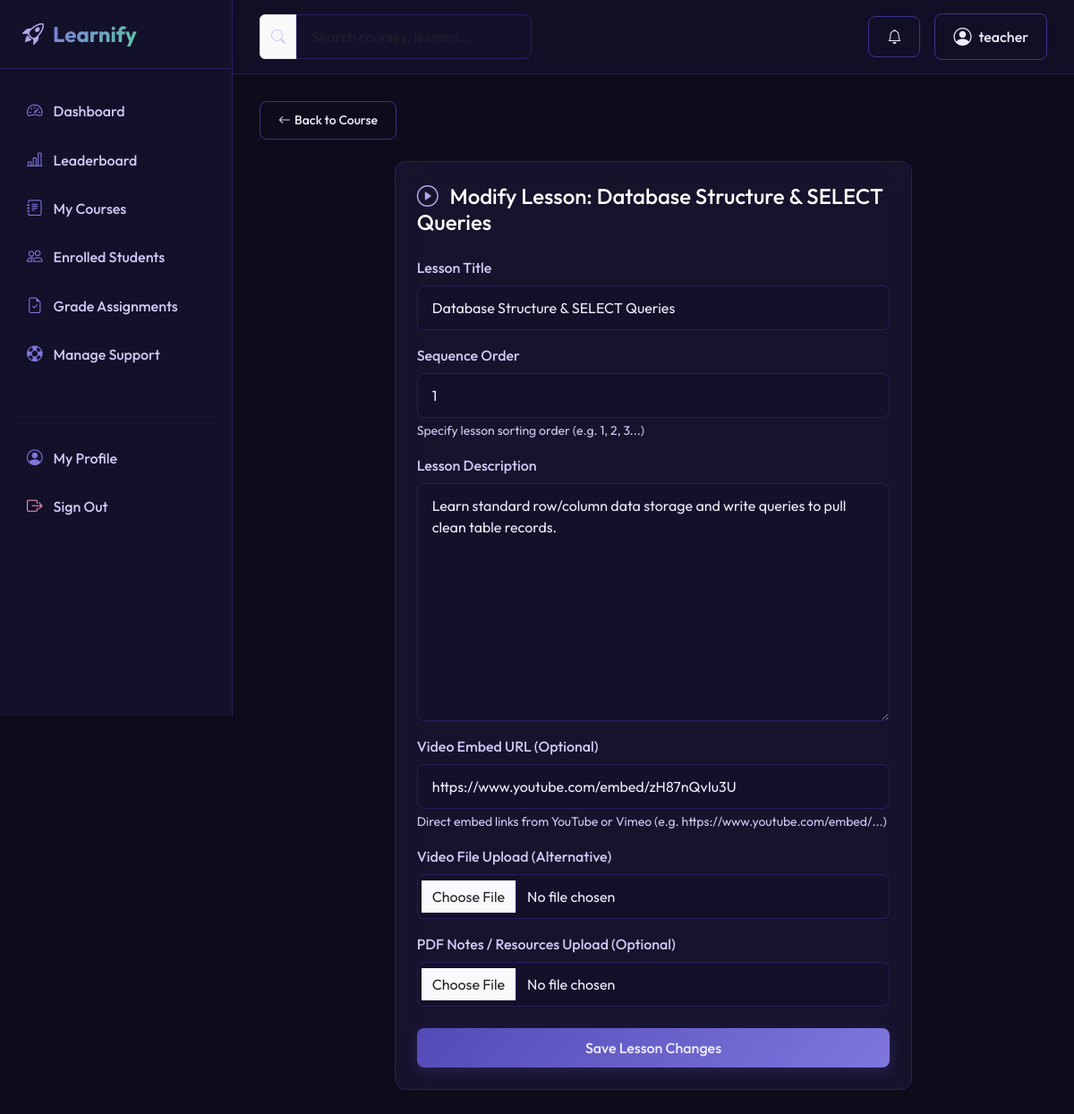
The app's page /courses/instructor/lesson/17/edit/ (signed in) with its own data.
### apps/accounts/models.py (models this page shows, shortened)
class User(AbstractUser):
    ROLE_CHOICES = (
        ('student', 'Student'),
        ('instructor', 'Instructor'),
        ('admin', 'Admin'),
    )
    role = models.CharField(max_length=15, choices=ROLE_CHOICES, default='student')
    profile_picture = models.ImageField(upload_to='profile_pictures/', blank=True, null=True)
    bio = models.TextField(blank=True, null=True)

### apps/courses/models.py (models this page shows, shortened)
class Lesson(models.Model):
    course = models.ForeignKey(Course, on_delete=models.CASCADE, related_name='lessons')
    title = models.CharField(max_length=200)
    description = models.TextField()
    video_file = models.FileField(upload_to='lessons/videos/', blank=True, null=True)
    video_url = models.URLField(blank=True, null=True, help_text="Embed link (e.g. Youtube/Vimeo)")
    pdf_notes = models.FileField(upload_to='lessons/notes/', blank=True, null=True)
    order = models.PositiveIntegerField(default=0)
    class Meta:
        ordering = ['order', 'id']

### apps/courses/views.py (the view, shortened to what this page needs)
# urls.py: path('instructor/lesson/<int:pk>/edit/', views.LessonUpdateView.as_view(), name='lesson_edit'),
class LessonUpdateView(ApprovedInstructorRequiredMixin, UpdateView):
    model = Lesson
    form_class = LessonForm
    template_name = 'courses/lesson_form.html'
    def get_queryset(self):
        return Lesson.objects.filter(course__instructor=self.request.user.instructor_profile)
    def get_context_data(self, **kwargs):
        context = super().get_context_data(**kwargs)
        context['course'] = self.get_object().course
        return context

### apps/courses/forms.py
class LessonForm(forms.ModelForm):
    class Meta:
        model = Lesson
        fields = ('title', 'description', 'video_file', 'video_url', 'pdf_notes', 'order')
    def __init__(self, *args, **kwargs):
        super().__init__(*args, **kwargs)
        for field in self.fields:
            self.fields[field].widget.attrs.update({'class': 'form-control'})

### apps/accounts/views.py (called while the page is built)
    def test_func(self):
        user = self.request.user
        return (user.role == 'instructor' and
                hasattr(user, 'instructor_profile') and
                user.instructor_profile.is_approved) or user.is_superuser

### apps/notifications/context_processors.py (called while the page is built)
def unread_notifications(request):
    if request.user.is_authenticated:
        unread = Notification.objects.filter(user=request.user, is_read=False)
        return {
            'unread_notifications': unread,
            'unread_notifications_count': unread.count()
        }
    return {
        'unread_notifications': [],
        'unread_notifications_count': 0
    }

### templates/courses/lesson_form.html (shortened to what this page needs)
{% extends 'base.html' %}
{% block content %}
<div class="container-fluid px-0">
    <a href="{% url 'courses:course_detail' course.slug %}" class="btn btn-outline-premium btn-sm mb-4">
        <i class="bi bi-arrow-left me-1"></i>Back to Course
    </a>
    <div class="row justify-content-center">
        <div class="col-lg-8">
            <div class="card glass-card p-4">
                <h4 class="text-white mb-4">
                    <i class="bi bi-play-circle text-purple me-2"></i>
                    {% if object %}Modify Lesson: {{ object.title }}{% else %}Add New Lesson to Syllabus{% endif %}
                </h4>
                <form method="post" enctype="multipart/form-data">
                    <div class="mb-3">
                        <label for="id_title" class="form-label">Lesson Title</label>
                        {{ form.title }}
                    </div>
                    <div class="mb-3">
                        <label for="id_order" class="form-label">Sequence Order</label>
                        {{ form.order }}
                        <small class="text-muted d-block mt-1">Specify lesson sorting order (e.g. 1, 2, 3...)</small>
                    </div>
                    <div class="mb-3">
                        <label for="id_description" class="form-label">Lesson Description</label>
                        {{ form.description }}
                    </div>
                    <div class="mb-3">
                        <label for="id_video_url" class="form-label">Video Embed URL (Optional)</label>
                        {{ form.video_url }}
                        <small class="text-muted d-block mt-1">Direct embed links from YouTube or Vimeo (e.g. https://www.youtube.com/embed/...) </small>
                    </div>
                    <div class="mb-3">
                        <label for="id_video_file" class="form-label">Video File Upload (Alternative)</label>
                        {{ form.video_file }}
                    </div>
                    <div class="mb-4">
                        <label for="id_pdf_notes" class="form-label">PDF Notes / Resources Upload (Optional)</label>
                        {{ form.pdf_notes }}
                    </div>
                    <button type="submit" class="btn btn-premium w-100">
                        {% if object %}Save Lesson Changes{% else %}Add Lesson to Syllabus{% endif %}
                    </button>
                </form>
            </div>
        </div>
    </div>
</div>
{% endblock %}

### templates/navbar.html (shortened to what this page needs)
{% load static %}
<header class="top-navbar d-flex align-items-center justify-content-between">
    <div class="d-flex align-items-center gap-3">
        <form class="d-none d-md-flex align-items-center" action="{% url 'courses:course_list' %}" method="get">
            <div class="input-group">
                <span class="input-group-text bg-sidebar border-default text-muted">
                    <i class="bi bi-search"></i>
                </span>
                <input type="text" name="search" class="form-control bg-sidebar border-default text-primary" placeholder="Search courses, lessons..." value="{{ request.GET.search|default:'' }}">
            </div>
        </form>
    </div>
    <div class="d-flex align-items-center gap-3">
        {% if user.is_authenticated %}
            <div class="dropdown">
                <button class="btn btn-outline-premium position-relative" type="button" id="notifDropdown" data-bs-toggle="dropdown" aria-expanded="false">
                    <i class="bi bi-bell"></i>
                </button>
            </div>
            <div class="dropdown">
                <button class="btn btn-outline-premium d-flex align-items-center gap-2" type="button" id="profileDropdown" data-bs-toggle="dropdown" aria-expanded="false">
                    {% if user.profile_picture %}
                        <img src="{{ user.profile_picture.url }}" alt="Profile" class="rounded-circle" style="width: 28px; height: 28px; object-fit: cover;">
                    {% else %}
                        <i class="bi bi-person-circle fs-5"></i>
                    {% endif %}
                    <span class="d-none d-sm-inline">{{ user.username }}</span>
                </button>
            </div>
        {% else %}
            <a href="{% url 'accounts:login' %}" class="btn btn-outline-premium">Sign In</a>
            <a href="{% url 'accounts:register' %}" class="btn btn-premium">Get Started</a>
        {% endif %}
    </div>
</header>

### static/css/style.css (style rules this page uses)
:root { --bg-page: #0e0c1a; --bg-sidebar: #13102a; --bg-card: #1c1836; --border-default: #26215c; --border-strong: #3c3489; --text-primary: #eeedfe; --text-secondary: #cecbf6; --text-muted: #534ab7; --purple-main: #534ab7; --purple-accent: #7f77dd; --purple-soft: #afa9ec; --teal-bg: #04342c; --teal-border: #0f6e56; --teal-main: #5dcaa5; --teal-light: #9fe1cb; --amber-bg: #412402; --amber-border: #854f0b; --amber-main: #ef9f27; --amber-light: #fac775; --pink-bg: #4b1528; --pink-border: #993556; --pink-main: #ed93b1; --pink-light: #f4c0d1; --transition-speed: 0.3s; }
body { background-color: var(--bg-page); color: var(--text-primary); font-family: 'Outfit', sans-serif; overflow-x: hidden; }
a { color: var(--purple-soft); text-decoration: none; transition: color var(--transition-speed) ease; }
.top-navbar { background: rgba(19, 16, 42, 0.85); backdrop-filter: blur(12px); -webkit-backdrop-filter: blur(12px); border-bottom: 1px solid var(--border-default); position: sticky; top: 0; z-index: 998; padding: 15px 30px; }
.glass-card { background: rgba(28, 24, 54, 0.65); backdrop-filter: blur(16px); -webkit-backdrop-filter: blur(16px); border: 1px solid var(--border-default); border-radius: 12px; color: var(--text-primary); transition: transform var(--transition-speed) ease, border-color var(--transition-speed) ease, box-shadow var(--transition-speed) ease; }
.text-purple { color: var(--purple-soft) !important; }
.btn-premium { background: linear-gradient(135deg, var(--purple-main), var(--purple-accent)); border: none; color: var(--text-primary); font-weight: 500; padding: 10px 20px; border-radius: 8px; box-shadow: 0 4px 15px rgba(83, 74, 183, 0.3); transition: all var(--transition-speed) ease; }
.btn-outline-premium { background: transparent; border: 1px solid var(--border-strong); color: var(--text-primary); font-weight: 500; padding: 10px 20px; border-radius: 8px; transition: all var(--transition-speed) ease; }
.form-control, .form-select { background-color: #13102a; border: 1px solid var(--border-default); color: var(--text-primary); border-radius: 8px; padding: 12px 16px; transition: border-color var(--transition-speed) ease, box-shadow var(--transition-speed) ease; }
.form-label { color: var(--text-secondary); font-weight: 500; margin-bottom: 8px; }
.text-muted { color: var(--text-secondary) !important; }

### records on screen
User: username "teacher"
Lesson: title "Database Structure & SELECT Queries", order "1", description "Learn standard row/column data storage and write queries to pull clean table records.", video_url "https://www.youtube.com/embed/zH87nQvIu3U"
